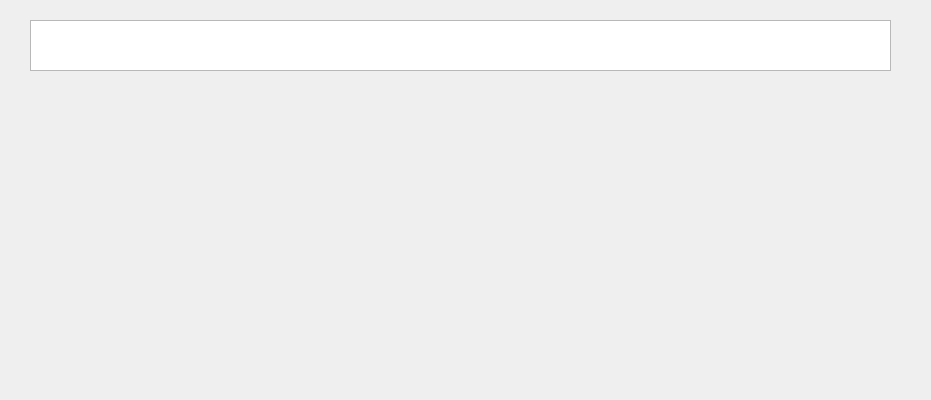
<?xml version="1.0" encoding="UTF-8"?>
<ui version="4.0">
 <class>MenuClass</class>
 <widget class="QWidget" name="MenuClass">
  <property name="geometry">
   <rect>
    <x>0</x>
    <y>0</y>
    <width>931</width>
    <height>400</height>
   </rect>
  </property>
  <property name="windowTitle">
   <string>Menu</string>
  </property>
  <widget class="qbx_Menu" name="graphicsMenu">
   <property name="geometry">
    <rect>
     <x>30</x>
     <y>20</y>
     <width>861</width>
     <height>51</height>
    </rect>
   </property>
  </widget>
 </widget>
 <layoutdefault spacing="6" margin="11"/>
 <customwidgets>
  <customwidget>
   <class>qbx_Menu</class>
   <extends>QGraphicsView</extends>
   <header location="global">qbx_Menu.h</header>
  </customwidget>
 </customwidgets>
 <resources>
  <include location="menu.qrc"/>
 </resources>
 <connections/>
</ui>
